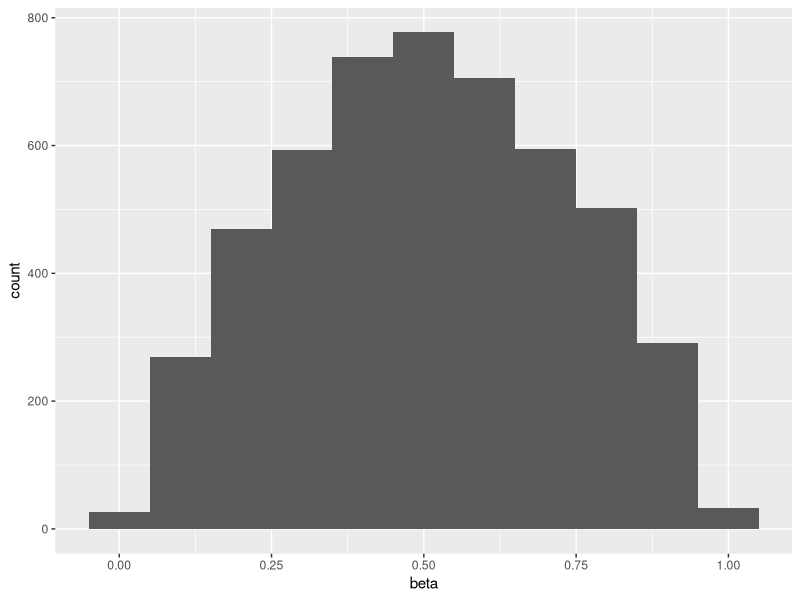
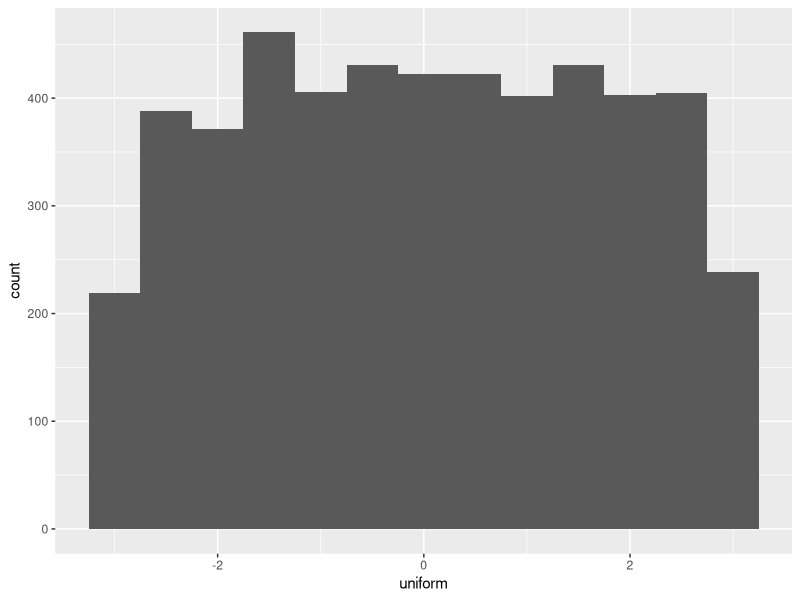
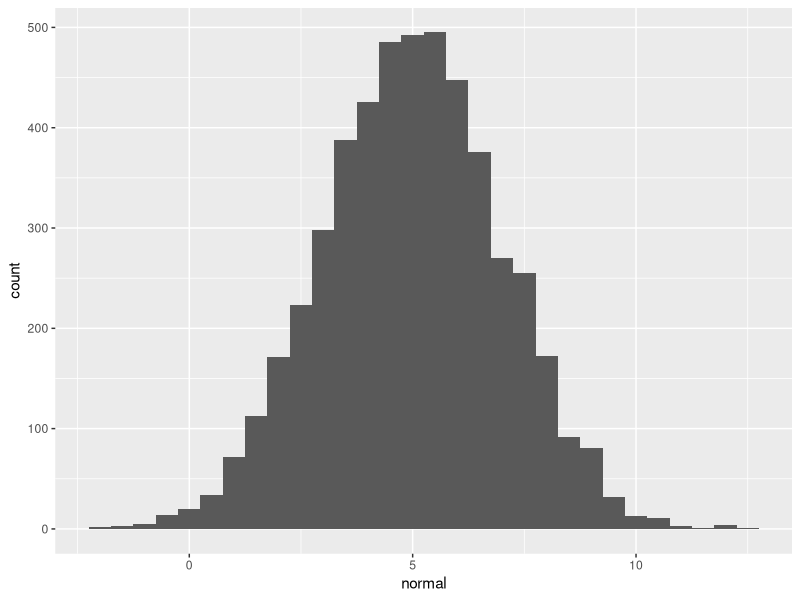

The R script that drew these images, in order:
# The Binomial Distribution\library(tidyverse)
install.packages("tidyverse")
library(tidyverse)
# rbinom() generates a vector of binomial distributed random deviates given
#   vector length(n), number of trials(size), and a fixed probability.
# Args: rbinom(n, size, p) 
# Coin flip: where (n = # of trials, size = # of coins, p = probability of success(heads))
# where heads = 1, tails = 0

# 1 flip of 1 coin
rbinom(1 ,1, 0.5)

# 1 flip of 8 coins - how many times will heads be the outcome?
rbinom(1, 8, 0.5)

#8 flips of 1 coin - output is result of each coin flip
rbinom(8, 1, 0.5)

# dbinom() finds the probability of getting a certain number of successes(x) in a certain number of 
#   trials(size, n) where the probability of success on each trial is fixed(prob, p):
#   Probability Density Function of the binomial distribution.
# Args: dbinom(x, size, prob, log = FALSE)
# Probability of getting heads 7 times out of 10: P(heads = 7)
dbinom(7, 10, 0.5)

# pbinom() returns the area to the left (<=) of a random variable q in the binomial distribution:
#   Cumulative Density Function of the binomial distribution.
# Args: pbinom(q(vector of quantiles), size, prob, lower.tail = TRUE, log.p = FALSE)
# Probability of getting heads 7 or less times out of 10: P(heads <= 7)
pbinom(7, 10, 0.5)

# Area to the right (>): set lower.tail to TRUE
# Probability of getting heads more than 7 times: P(heads > 7)
pbinom(7, 10, 0.5, lower.tail = FALSE)
# Same as:
1 - (pbinom(7, 10, 0.5))

# Visualizing random numbers - Beta distribution

randoms <- data.frame(
  beta = rbeta(5000, shape1 = 2, shape2 = 2)
)

ggplot(randoms, aes(beta)) +
  geom_histogram(binwidth = 0.1)

# Pseudo-random number generation using rnorm()
# Starting from a particular seed value, all future random numbers will be the same.
set.seed(20000229) 
# Args: rnorm(n, mean = 0, sd = 1)
rnorm(5) 

# Uniform vs Normal Distribution
n_numbers <- 5000

randoms_u_vs_n <- data.frame(
  uniform = runif(n_numbers, min = -3, max = 3),
  normal = rnorm(n_numbers, mean = 5, sd = 2)
)

ggplot(randoms_u_vs_n, aes(uniform)) +
  geom_histogram(binwidth = 0.5)
ggplot(randoms_u_vs_n, aes(normal)) +
  geom_histogram(binwidth = 0.5)

